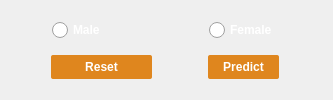
     <widget class="QWidget" name="gender" native="true">
      <layout class="QGridLayout" name="gridLayout_2">
       <item row="0" column="0">
        <spacer name="horizontalSpacer_5">
         <property name="orientation">
          <enum>Qt::Horizontal</enum>
         </property>
         <property name="sizeType">
          <enum>QSizePolicy::Fixed</enum>
         </property>
         <property name="sizeHint" stdset="0">
          <size>
           <width>40</width>
           <height>20</height>
          </size>
         </property>
        </spacer>
       </item>
       <item row="0" column="1">
        <widget class="QRadioButton" name="radioButton">
         <property name="styleSheet">
          <string notr="true">/*RadioButton样式设置*/
QRadioButton::indicator { 
	width: 17px;
	height: 17px;
}
/*单选框未选中样式*/
QRadioButton::indicator::unchecked {
	
	image: url(:/img/source/unchecked.png);
}
/*单选框选中样式*/
QRadioButton::indicator::checked { 
	image: url(:/img/source/checked.png);
}
/*RadioButton和checkbox字体和间距设置*/
QRadioButton{
	spacing: 5px;
	font:10pt &quot;hack&quot;;
	font-weight:bold;
	color :rgb(255,255,255);
}

</string>
         </property>
         <property name="text">
          <string>Male</string>
         </property>
        </widget>
       </item>
       <item row="0" column="2" colspan="2">
        <spacer name="horizontalSpacer_7">
         <property name="orientation">
          <enum>Qt::Horizontal</enum>
         </property>
         <property name="sizeType">
          <enum>QSizePolicy::Preferred</enum>
         </property>
         <property name="sizeHint" stdset="0">
          <size>
           <width>95</width>
           <height>20</height>
          </size>
         </property>
        </spacer>
       </item>
       <item row="0" column="4">
        <widget class="QRadioButton" name="radioButton_2">
         <property name="styleSheet">
          <string notr="true">/*RadioButton样式设置*/
QRadioButton::indicator { 
	width: 17px;
	height: 17px;
}
/*单选框未选中样式*/
QRadioButton::indicator::unchecked {
	
	image: url(:/img/source/unchecked.png);
}
/*单选框选中样式*/
QRadioButton::indicator::checked { 
	image: url(:/img/source/checked.png);
}
/*RadioButton和checkbox字体和间距设置*/
QRadioButton{
	spacing: 5px;
	font:10pt &quot;hack&quot;;
	font-weight:bold;
	color :rgb(255,255,255);
}

</string>
         </property>
         <property name="text">
          <string>Female</string>
         </property>
        </widget>
       </item>
       <item row="0" column="5">
        <spacer name="horizontalSpacer_6">
         <property name="orientation">
          <enum>Qt::Horizontal</enum>
         </property>
         <property name="sizeType">
          <enum>QSizePolicy::Fixed</enum>
         </property>
         <property name="sizeHint" stdset="0">
          <size>
           <width>43</width>
           <height>20</height>
          </size>
         </property>
        </spacer>
       </item>
       <item row="1" column="0">
        <spacer name="horizontalSpacer_8">
         <property name="orientation">
          <enum>Qt::Horizontal</enum>
         </property>
         <property name="sizeType">
          <enum>QSizePolicy::Fixed</enum>
         </property>
         <property name="sizeHint" stdset="0">
          <size>
           <width>37</width>
           <height>17</height>
          </size>
         </property>
        </spacer>
       </item>
       <item row="1" column="1" colspan="2">
        <widget class="QPushButton" name="pushButton">
         <property name="sizePolicy">
          <sizepolicy hsizetype="Minimum" vsizetype="Fixed">
           <horstretch>0</horstretch>
           <verstretch>0</verstretch>
          </sizepolicy>
         </property>
         <property name="styleSheet">
          <string notr="true">/*RadioButton和checkbox字体和间距设置*/
QPushButton{
    text-align: center;
	border-radius:2px;
	spacing: 5px;
	font:10pt &quot;hack&quot;;
	font-weight:bold;
	color :rgb(255,255,255);
	background-color:rgb(223,134,30);
}
QPushButton{
	padding-top:5px;
	padding-right: 15px; 
	padding-bottom: 5px; 
	padding-left: 15px;
}
</string>
         </property>
         <property name="text">
          <string>Reset</string>
         </property>
        </widget>
       </item>
       <item row="1" column="3">
        <spacer name="horizontalSpacer_15">
         <property name="orientation">
          <enum>Qt::Horizontal</enum>
         </property>
         <property name="sizeType">
          <enum>QSizePolicy::Fixed</enum>
         </property>
         <property name="sizeHint" stdset="0">
          <size>
           <width>13</width>
           <height>17</height>
          </size>
         </property>
        </spacer>
       </item>
       <item row="1" column="4">
        <widget class="QPushButton" name="pushButton_2">
         <property name="enabled">
          <bool>true</bool>
         </property>
         <property name="sizePolicy">
          <sizepolicy hsizetype="Fixed" vsizetype="Fixed">
           <horstretch>0</horstretch>
           <verstretch>0</verstretch>
          </sizepolicy>
         </property>
         <property name="styleSheet">
          <string notr="true">/*RadioButton和checkbox字体和间距设置*/
QPushButton{
    text-align: center;
	border-radius:2px;
	spacing: 5px;
	font:10pt &quot;hack&quot;;
	font-weight:bold;
	color :rgb(255,255,255);
	background-color:rgb(223,134,30);
}
QPushButton{
	padding-top:5px;
	padding-right: 15px; 
	padding-bottom: 5px; 
	padding-left: 15px;
}
</string>
         </property>
         <property name="text">
          <string>Predict</string>
         </property>
        </widget>
       </item>
       <item row="1" column="5">
        <spacer name="horizontalSpacer_10">
         <property name="orientation">
          <enum>Qt::Horizontal</enum>
         </property>
         <property name="sizeType">
          <enum>QSizePolicy::Fixed</enum>
         </property>
         <property name="sizeHint" stdset="0">
          <size>
           <width>37</width>
           <height>17</height>
          </size>
         </property>
        </spacer>
       </item>
      </layout>
     </widget>
